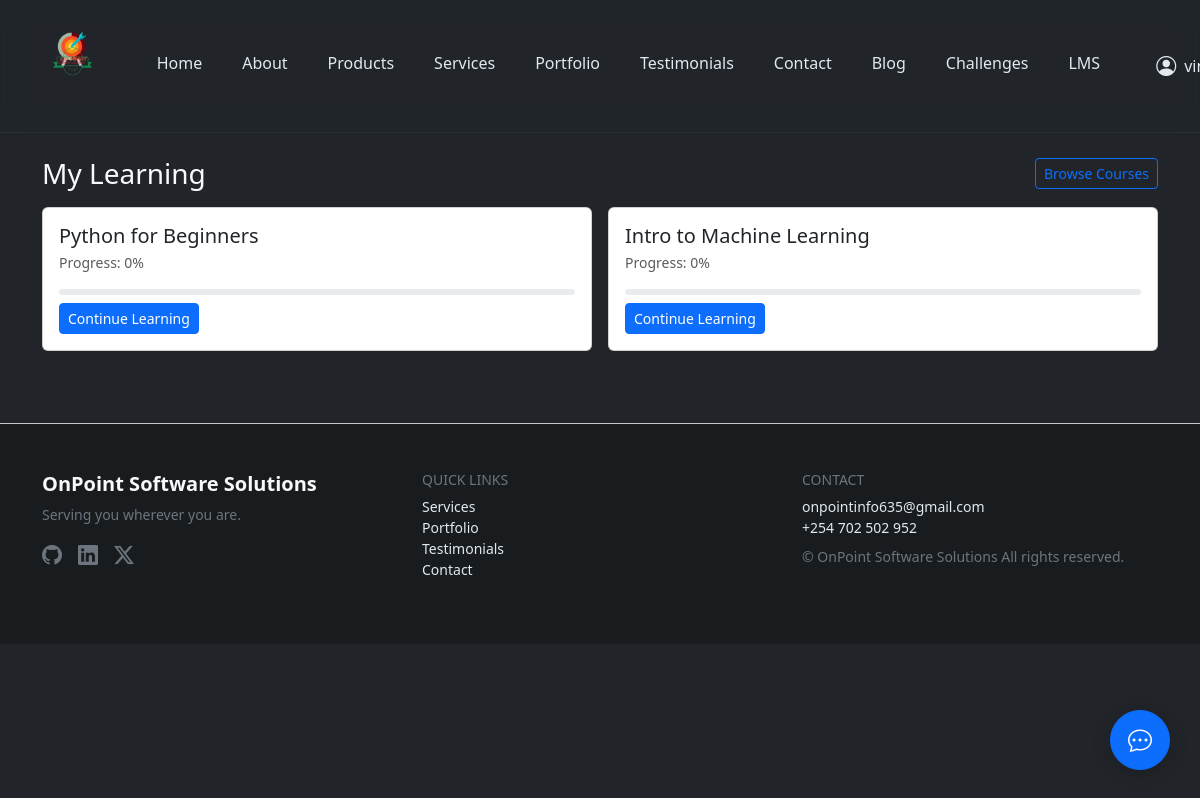
The page /lms/student/dashboard/ (signed in) on the database its author committed.
### lms/models.py (models this page shows, shortened)
class Enrollment(models.Model):
    user = models.ForeignKey(settings.AUTH_USER_MODEL, on_delete=models.CASCADE, related_name='enrollments')
    course = models.ForeignKey(Course, on_delete=models.CASCADE, related_name='enrollments')
    created_at = models.DateTimeField(default=timezone.now)
    progress = models.FloatField(default=0)  # 0-100
    completed = models.BooleanField(default=False)
    class Meta:
        unique_together = ('user', 'course')

class Course(models.Model):
    DIFFICULTY_CHOICES = (
        ('beginner', 'Beginner'),
        ('intermediate', 'Intermediate'),
        ('advanced', 'Advanced'),
    )
    title = models.CharField(max_length=200)
    slug = models.SlugField(max_length=220, unique=True)
    description = models.TextField()
    curriculum = models.TextField(blank=True)
    category = models.ForeignKey(Category, on_delete=models.SET_NULL, null=True, related_name='courses')
    instructor = models.ForeignKey(InstructorProfile, on_delete=models.CASCADE, related_name='courses')
    image = models.ImageField(upload_to='lms/courses/', blank=True, null=True)
    is_paid = models.BooleanField(default=False)
    price = models.DecimalField(max_digits=8, decimal_places=2, default=0)
    difficulty = models.CharField(max_length=20, choices=DIFFICULTY_CHOICES, default='beginner')
    created_at = models.DateTimeField(default=timezone.now)
    updated_at = models.DateTimeField(auto_now=True)
    published = models.BooleanField(default=True)
    rating_avg = models.FloatField(default=0)
    rating_count = models.PositiveIntegerField(default=0)

### lms/views.py (the view)
# urls.py: path('student/dashboard/', views.student_dashboard, name='student_dashboard'),
@login_required
def student_dashboard(request):
    enrollments = Enrollment.objects.filter(user=request.user).select_related('course')
    return render(request, 'lms/student_dashboard.html', {'enrollments': enrollments, 'title': 'My Learning'})

### templates/lms/student_dashboard.html (shortened to what this page needs)
{% extends 'base.html' %}
{% block content %}
<div class="container py-4">
  <div class="d-flex align-items-center justify-content-between mb-3">
    <h1 class="h3 mb-0">My Learning</h1>
    <a href="{% url 'lms:course_list' %}" class="btn btn-outline-primary btn-sm">Browse Courses</a>
  </div>
  <div class="row g-3">
    {% for e in enrollments %}
    <div class="col-md-6">
      <div class="card h-100">
        <div class="card-body">
          <h5 class="card-title mb-1">{{ e.course.title }}</h5>
          <p class="text-muted small">Progress: {{ e.progress|floatformat:0 }}%</p>
          <div class="progress mb-2" style="height: 6px;">
          </div>
          <a href="{% url 'lms:course_learn' e.course.slug %}" class="btn btn-primary btn-sm">Continue Learning</a>
        </div>
      </div>
    </div>
    {% empty %}
      <div class="col-12"><div class="alert alert-info">You haven't enrolled in any courses yet.</div></div>
    {% endfor %}
  </div>
</div>
{% endblock %}

### templates/base.html (shortened to what this page needs)
{% load static %}
<!DOCTYPE html>
<html lang="en">
<head>
  <link href="https://cdn.jsdelivr.net/npm/bootstrap@5.3.3/dist/css/bootstrap.min.css" rel="stylesheet">
  <link href="https://cdn.jsdelivr.net/npm/bootstrap-icons@1.11.3/font/bootstrap-icons.css" rel="stylesheet">
  <link rel="stylesheet" href="https://unpkg.com/aos@2.3.4/dist/aos.css"/>
  <link rel="stylesheet" href="https://unpkg.com/swiper@9/swiper-bundle.min.css"/>
  <link rel="stylesheet" href="{% static 'css/main.css' %}" />
  <link rel="stylesheet" href="https://cdn.jsdelivr.net/npm/prismjs@1.29.0/themes/prism.min.css"/>
</head>
<body class="bg-dark text-light has-fixed-header">
  <header class="navbar navbar-expand-lg navbar-dark bg-transparent position-fixed top-0 w-100 py-3 shadow-0" id="siteHeader">
    <div class="container">
        <a class="navbar-brand p-0 me-0 me-lg-3 d-flex align-items-center" href="#" style="text-decoration: none;">
            <div class="d-flex align-items-center">
                <img src="{% static 'images/logo.png' %}" alt="OnPoint Logo" height="100" align="center" class="d-block me-2">
            </div>
        </a>
      <nav class="collapse navbar-collapse" id="navMenu">
        <ul class="navbar-nav ms-auto mb-2 mb-lg-0">
          <li class="nav-item"><a class="nav-link" href="/">Home</a></li>
          <li class="nav-item"><a class="nav-link" href="/about/">About</a></li>
          <li class="nav-item dropdown">
            <a class="nav-link dropdown-toggle" href="#" id="productsDropdown" role="button" data-bs-toggle="dropdown" aria-expanded="false">Products</a>
          </li>
          <li class="nav-item"><a class="nav-link" href="/#services">Services</a></li>
          <li class="nav-item"><a class="nav-link" href="/#portfolio">Portfolio</a></li>
          <li class="nav-item"><a class="nav-link" href="/#testimonials">Testimonials</a></li>
          <li class="nav-item"><a class="nav-link" href="/contact-us/">Contact</a></li>
          <li class="nav-item"><a class="nav-link" href="/blog/">Blog</a></li>
          <li class="nav-item"><a class="nav-link" href="{% url 'coding_challenges:dashboard' %}">Challenges</a></li>
          <li class="nav-item"><a class="nav-link" href="/lms/">LMS</a></li>
          {% if user.is_authenticated %}
          <li class="nav-item dropdown ms-lg-3">
            <a class="nav-link dropdown-toggle d-flex align-items-center" href="#" id="userMenu" role="button" data-bs-toggle="dropdown" aria-expanded="false">
              <i class="bi bi-person-circle me-2 fs-5"></i>
              <span class="d-none d-lg-inline">{{ user.get_short_name|default:user.username }}</span>
            </a>
          </li>
          {% else %}
          <li class="nav-item ms-lg-3">
            <a class="btn btn-primary btn-sm px-3" href="{% url 'login' %}">
              <i class="bi bi-box-arrow-in-right me-1"></i> Login
            </a>
          </li>
          {% endif %}
        </ul>
      </nav>
    </div>
  </header>
  <main>
    {% block content %}{% endblock %}
  </main>
  <footer class="mt-5 py-5 border-top border-secondary-subtle bg-black-50">
    <div class="container">
      <div class="row g-4">
        <div class="col-md-4">
          <h5 class="fw-bold">OnPoint Software Solutions</h5>
          <p class="text-secondary small">Serving you wherever you are.</p>
          <div class="d-flex gap-3">
            <a href="#" class="text-secondary fs-5 hover-bright"><i class="bi bi-github"></i></a>
            <a href="#" class="text-secondary fs-5 hover-bright"><i class="bi bi-linkedin"></i></a>
            <a href="#" class="text-secondary fs-5 hover-bright"><i class="bi bi-twitter-x"></i></a>
          </div>
        </div>
        <div class="col-md-4">
          <h6 class="text-uppercase small text-secondary">Quick Links</h6>
          <ul class="list-unstyled small">
            <li><a class="text-decoration-none text-light-50" href="#services">Services</a></li>
            <li><a class="text-decoration-none text-light-50" href="#portfolio">Portfolio</a></li>
            <li><a class="text-decoration-none text-light-50" href="#testimonials">Testimonials</a></li>
            <li><a class="text-decoration-none text-light-50" href="#contact">Contact</a></li>
          </ul>
        </div>
        <div class="col-md-4">
          <h6 class="text-uppercase small text-secondary">Contact</h6>
          <ul class="list-unstyled small mb-2">
            <li><a class="text-decoration-none text-light-50" href="mailto:onpointinfo635@gmail.com">onpointinfo635@gmail.com</a></li>
            <li><a class="text-decoration-none text-light-50" href="tel:+254702502952">+254 702 502 952</a></li>
          </ul>
          <p class="small text-secondary mb-0">&copy;  OnPoint Software Solutions All rights reserved.</p>
        </div>
      </div>
    </div>
  </footer>
  <button type="button" class="btn btn-primary rounded-circle position-fixed" id="chatToggle" style="width: 60px; height: 60px; bottom: 30px; right: 30px; z-index: 1000; box-shadow: 0 4px 20px rgba(0,0,0,0.2);">
    <i class="bi bi-chat-dots fs-4"></i>
  </button>
</body>
</html>

### staticfiles/css/main.css (style rules this page uses)
:root { --primary: #FF6B35; --secondary: #FF4444; --accent: #FF4444; --success: #2E7D32; --bg: #0A0F1E; --panel: #121C36; --muted: #94A3B8; --grad: linear-gradient(135deg, var(--secondary), var(--primary)); --text: #E2E8F0; }
body { background: var(--bg); color: var(--text); }
.text-light-50 { color: var(--text); }
.bg-black-50 { background:rgba(0,0,0,.25) }
.navbar-brand { display: flex; align-items: center; transition: transform 0.3s ease; }
.navbar-brand img { transition: transform 0.3s ease; }
#siteHeader { background: rgba(10, 15, 30, 0.85); backdrop-filter: blur(12px); -webkit-backdrop-filter: blur(12px); border-bottom: 1px solid rgba(255, 255, 255, 0.05); transition: all 0.3s cubic-bezier(0.4, 0, 0.2, 1); z-index: 1000; }
.nav-link { color: var(--text) !important; font-weight: 500; padding: 0.75rem 1rem !important; margin: 0 0.25rem; border-radius: 8px; transition: all 0.3s ease; position: relative; overflow: hidden; }
.nav-link::after { content: ''; position: absolute; bottom: 0.5rem; left: 1rem; right: 1rem; height: 2px; background: var(--grad); transform: scaleX(0); transform-origin: right; transition: transform 0.3s ease; }
body { overflow-x: visible !important; position: relative !important; }
#chatToggle { width: 60px; height: 60px; border-radius: 50%; position: fixed; bottom: 30px; right: 30px; z-index: 9999; display: flex; align-items: center; justify-content: center; box-shadow: 0 4px 20px rgba(0,0,0,0.2); transition: all 0.3s ease; }
footer a { color:#94a3b8 }

### templates/base.html (style rules this page uses)
:root { --header-offset: 120px; }
body.has-fixed-header { padding-top: var(--header-offset); }

### rows shown on the page
Enrollment: course "Python for Beginners", progress "0"
Enrollment: course "Intro to Machine Learning", progress "0"
